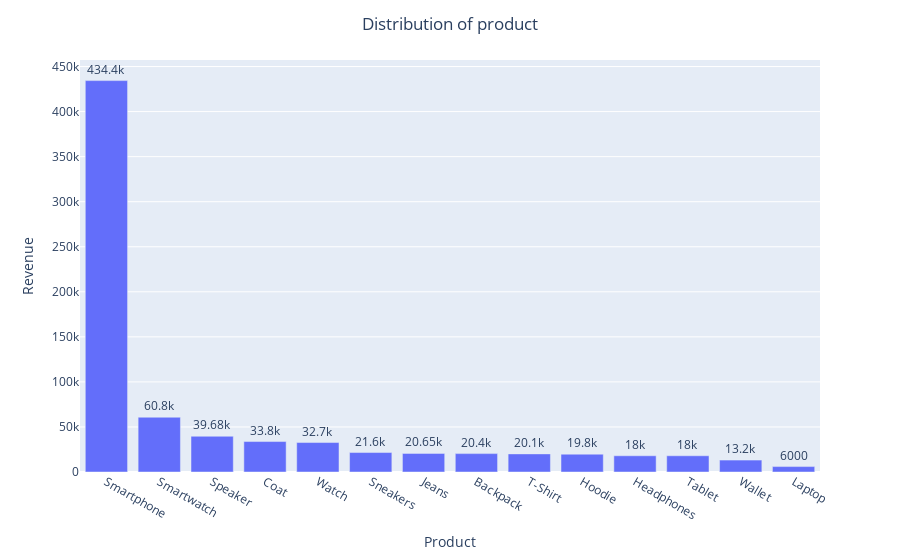

Source (notebook cell):
### Code cell
ee=data.groupby("product")['revenue'].sum().reset_index().sort_values('revenue',ascending=False)
fig = px.bar(ee, x="product",y='revenue',text_auto=True)
fig.update_layout(title="Distribution of " + "product")
fig.update_layout(xaxis_title= "Product")
fig.update_layout(yaxis_title= "Revenue")
fig.update_traces(textposition='outside')
fig.update_layout(title_x=.5)
fig.show()

### Figure 1 — Plotly figure (JSON) as saved in the notebook; plotly's stock layout.template omitted (floating-point values rounded to 4 significant figures)
{"data": [{"alignmentgroup": "True", "hovertemplate": "product=%{x}<br>revenue=%{y}<extra></extra>", "legendgroup": "", "marker": {"color": "#636efa", "pattern": {"shape": ""}}, "name": "", "offsetgroup": "", "orientation": "v", "showlegend": false, "textposition": "outside", "texttemplate": "%{y}", "type": "bar", "x": ["Smartphone", "Smartwatch", "Speaker", "Coat", "Watch", "Sneakers", "Jeans", "Backpack", "T-Shirt", "Hoodie", "Headphones", "Tablet", "Wallet", "Laptop"], "xaxis": "x", "y": [434400, 60800, 39680, 33800, 32700, 21600, 20650, 20400, 20100, 19800, 18000, 18000, 13200, 6000], "yaxis": "y"}], "layout": {"barmode": "relative", "legend": {"tracegroupgap": 0}, "margin": {"t": 60}, "title": {"text": "Distribution of product", "x": 0.5}, "xaxis": {"anchor": "y", "domain": [0, 1], "title": {"text": "Product"}}, "yaxis": {"anchor": "x", "domain": [0, 1], "title": {"text": "Revenue"}}}}
